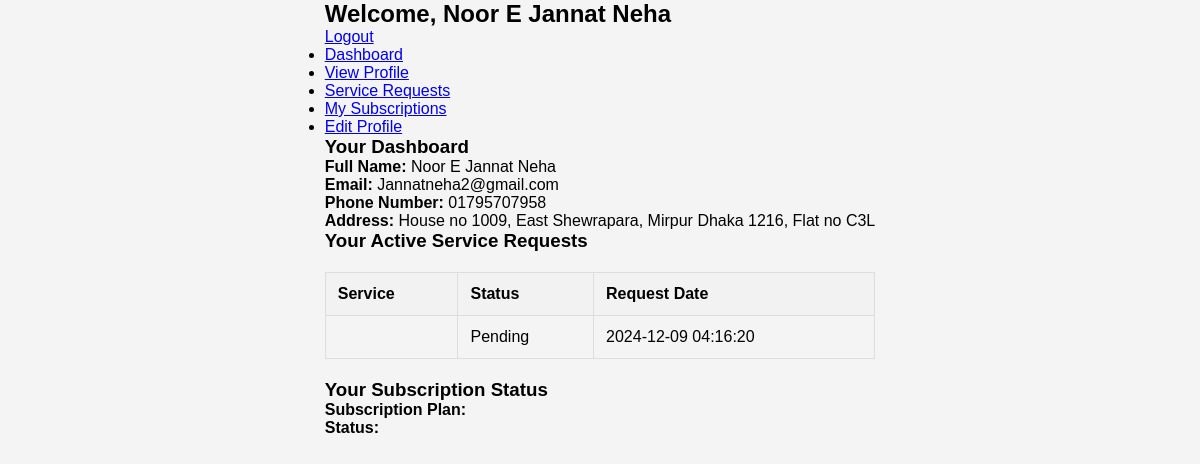
The app's page /php/user_dashboard.php (signed in) with its own data.
### tables this page shows
CREATE TABLE `users` (
  `id` int(11) NOT NULL,
  `username` varchar(100) NOT NULL,
  `created_at` timestamp NOT NULL DEFAULT current_timestamp(),
  `full_name` varchar(255) NOT NULL,
  `email` varchar(255) NOT NULL,
  `phone_number` varchar(20) NOT NULL,
  `address` text NOT NULL,
  `referral_code` varchar(50) DEFAULT NULL,
  `password` varchar(255) NOT NULL,
  `role` enum('admin','user','employee') DEFAULT 'user'
);

CREATE TABLE `service_requests` (
  `id` int(11) NOT NULL,
  `user_id` int(11) NOT NULL,
  `service_id` int(11) NOT NULL,
  `special_requests` text DEFAULT NULL,
  `status` varchar(50) DEFAULT 'Pending',
  `created_at` timestamp NOT NULL DEFAULT current_timestamp(),
  `request_date` timestamp NOT NULL DEFAULT current_timestamp()
);

### php/user_dashboard.php (the view, shortened to what this page needs)
<?php
include('db_config.php');
$user_id = $_SESSION['user_id'];
$sql = "SELECT * FROM users WHERE id = ?";
$stmt = $conn->prepare($sql);
$stmt->bind_param("i", $user_id);
$stmt->execute();
$user = $stmt->get_result()->fetch_assoc();
$sql_requests = "SELECT * FROM service_requests WHERE user_id = ? AND status != 'Completed'";
$stmt_requests = $conn->prepare($sql_requests);
$stmt_requests->bind_param("i", $user_id);
$stmt_requests->execute();
$requests = $stmt_requests->get_result();
$sql_subscription = "SELECT * FROM subscriptions WHERE user_id = ?";
$stmt_subscription = $conn->prepare($sql_subscription);
$stmt_subscription->bind_param("i", $user_id);
$stmt_subscription->execute();
$subscription = $stmt_subscription->get_result()->fetch_assoc();
?>
<!DOCTYPE html>
<html lang="en">
<head>
    <link rel="stylesheet" href="css/styles.css">
</head>
<body>
    <div class="user-dashboard">
        <header>
            <div class="header-left">
                <h2>Welcome, <?php echo htmlspecialchars($user['full_name']); ?></h2>
            </div>
            <div class="header-right">
                <a href="logout.php">Logout</a>
            </div>
        </header>
        <aside class="sidebar">
            <nav>
                <ul>
                    <li><a href="user_dashboard.php">Dashboard</a></li>
                    <li><a href="view_profile.php">View Profile</a></li>
                    <li><a href="service_requests.php">Service Requests</a></li>
                    <li><a href="subscriptions.php">My Subscriptions</a></li>
                    <li><a href="edit_profile.php">Edit Profile</a></li>
                </ul>
            </nav>
        </aside>
        <main class="main-content">
            <h3>Your Dashboard</h3>
            <div class="user-info">
                <p><strong>Full Name:</strong> <?php echo htmlspecialchars($user['full_name']); ?></p>
                <p><strong>Email:</strong> <?php echo htmlspecialchars($user['email']); ?></p>
                <p><strong>Phone Number:</strong> <?php echo htmlspecialchars($user['phone_number']); ?></p>
                <p><strong>Address:</strong> <?php echo htmlspecialchars($user['address']); ?></p>
            </div>
            <h3>Your Active Service Requests</h3>
            <table>
                <thead>
                    <tr>
                        <th>Service</th>
                        <th>Status</th>
                        <th>Request Date</th>
                    </tr>
                </thead>
                <tbody>
                    <?php if ($requests->num_rows > 0): ?>
                        <?php while ($request = $requests->fetch_assoc()): ?>
                            <tr>
                                <td><?php echo htmlspecialchars($request['service_name']); ?></td>
                                <td><?php echo htmlspecialchars($request['status']); ?></td>
                                <td><?php echo htmlspecialchars($request['request_date']); ?></td>
                            </tr>
                        <?php endwhile; ?>
                    <?php else: ?>
                        <tr>
                            <td colspan="3">No active service requests found.</td>
                        </tr>
                    <?php endif; ?>
                </tbody>
            </table>
            <h3>Your Subscription Status</h3>
            <?php if ($subscription): ?>
                <p><strong>Subscription Plan:</strong> <?php echo htmlspecialchars($subscription['plan_name']); ?></p>
                <p><strong>Status:</strong> <?php echo htmlspecialchars($subscription['status']); ?></p>
            <?php else: ?>
                <p>You are not subscribed to any plan yet. <a href="subscriptions.php">Subscribe Now</a></p>
            <?php endif; ?>
        </main>
    </div>
</body>
</html>

### css/styles.css (style rules this page uses)
* { margin: 0; padding: 0; box-sizing: border-box; }
body { font-family: Arial, sans-serif; background-color: #f4f4f4; margin: 0; padding: 0; display: flex; flex-direction: column; align-items: center; }
table { width: 100%; margin: 20px 0; border-collapse: collapse; }
table, th, td { border: 1px solid #ddd; }
th, td { padding: 12px; text-align: left; }
th { background-color: #f2f2f2; }

### records on screen
users: full_name "Noor E Jannat Neha", email "Jannatneha2@gmail.com", phone_number "01795707958", address "House no 1009, East Shewrapara, Mirpur Dhaka 1216, Flat no C3L"
service_requests: status "Pending", request_date "2024-12-09 04:16:20"
